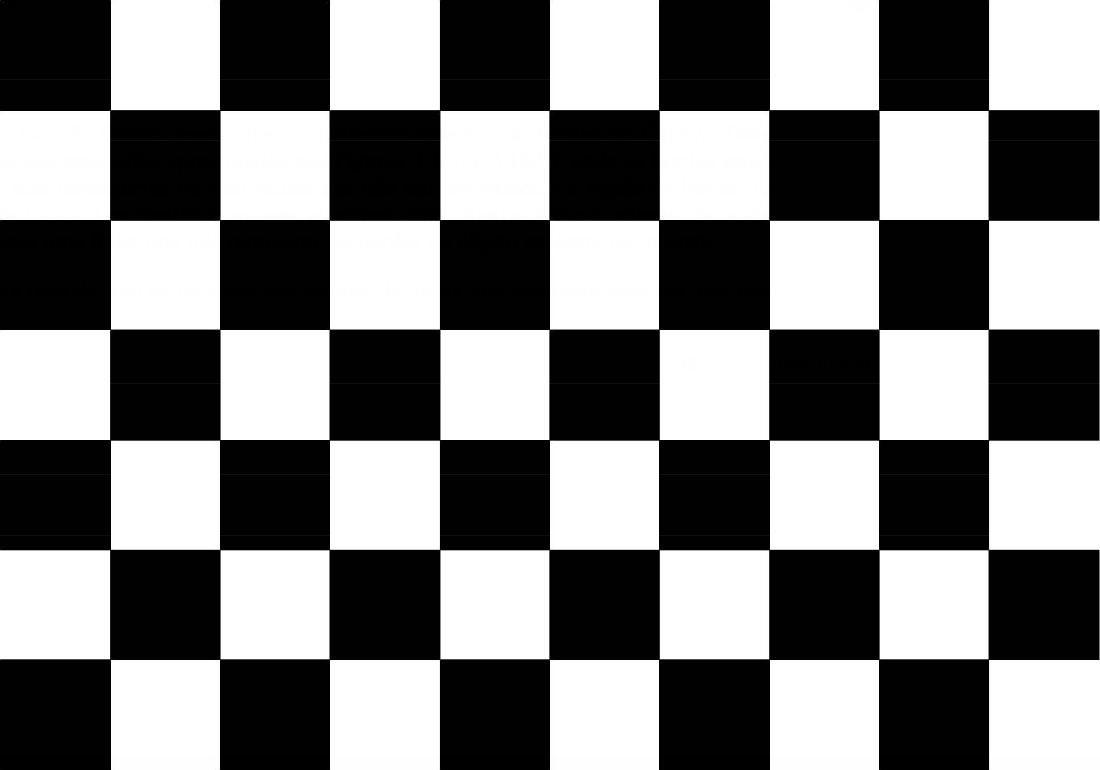
#> input picture images/canny2.png, 1100 x 770 px, found by its file name
$ python cf_38.py
#> lines starting #> are read from the running program, lines starting #| are printed output that depends on the picture
import cv2 as cv
import numpy as np


img = cv.imread('images/canny2.png', cv.IMREAD_UNCHANGED)
#> img is the input picture: shape (770, 1100, 3); mean B, G, R 126.7, 126.7, 126.7

img_edges = cv.Canny(img,100,200)
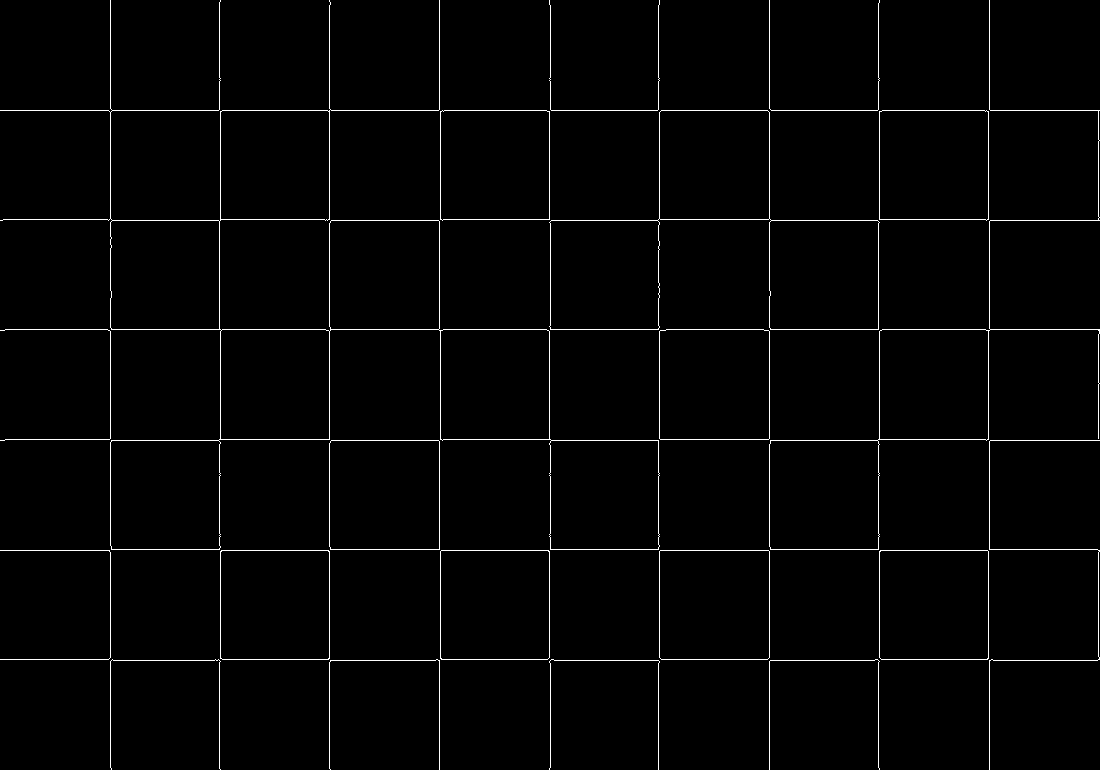
#> img_edges: shape (770, 1100); 1.6% white in thin lines or dots

cv.imwrite('output/cannyzed2.png', img_edges)
